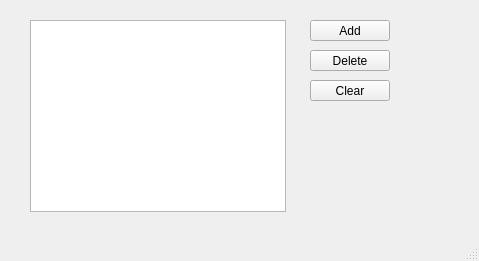
<?xml version="1.0" encoding="UTF-8"?>
<ui version="4.0">
 <class>Widget</class>
 <widget class="QMainWindow" name="Widget">
  <property name="geometry">
   <rect>
    <x>0</x>
    <y>0</y>
    <width>479</width>
    <height>261</height>
   </rect>
  </property>
  <property name="windowTitle">
   <string>Widget</string>
  </property>
  <widget class="QWidget" name="centralwidget">
   <widget class="QListWidget" name="listWidget">
    <property name="geometry">
     <rect>
      <x>30</x>
      <y>20</y>
      <width>256</width>
      <height>192</height>
     </rect>
    </property>
   </widget>
   <widget class="QPushButton" name="addButton">
    <property name="geometry">
     <rect>
      <x>310</x>
      <y>20</y>
      <width>80</width>
      <height>21</height>
     </rect>
    </property>
    <property name="text">
     <string>Add</string>
    </property>
   </widget>
   <widget class="QPushButton" name="deleteButton">
    <property name="geometry">
     <rect>
      <x>310</x>
      <y>50</y>
      <width>80</width>
      <height>21</height>
     </rect>
    </property>
    <property name="text">
     <string>Delete</string>
    </property>
   </widget>
   <widget class="QPushButton" name="clearButton">
    <property name="geometry">
     <rect>
      <x>310</x>
      <y>80</y>
      <width>80</width>
      <height>21</height>
     </rect>
    </property>
    <property name="text">
     <string>Clear</string>
    </property>
   </widget>
  </widget>
  <widget class="QMenuBar" name="menubar">
   <property name="geometry">
    <rect>
     <x>0</x>
     <y>0</y>
     <width>479</width>
     <height>20</height>
    </rect>
   </property>
  </widget>
  <widget class="QStatusBar" name="statusbar"/>
 </widget>
 <resources/>
 <connections/>
</ui>
